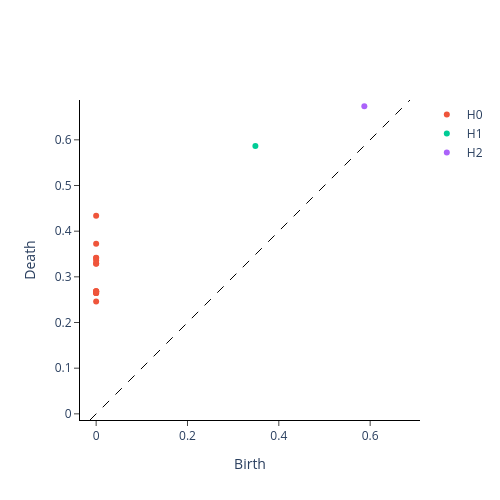

The notebook cell this image was saved under:
### Code cell
# Circle
plot_diagram(diagrams_basic_lig[0])

### Figure 1 — Plotly figure (JSON) as saved in the notebook; plotly's stock layout.template omitted (floating-point values rounded to 4 significant figures)
{"data": [{"hoverinfo": "none", "line": {"color": "black", "dash": "dash", "width": 1}, "mode": "lines", "showlegend": false, "type": "scatter", "x": [-0.01348, 0.6872], "y": [-0.01348, 0.6872]}, {"hoverinfo": "text", "hovertext": ["(0.0, 0.24611040949821472)", "(0.0, 0.26464924216270447)", "(0.0, 0.2646554708480835)", "(0.0, 0.2646607756614685)", "(0.0, 0.2685486972332001)", "(0.0, 0.2685551345348358)", "(0.0, 0.26856639981269836)", "(0.0, 0.32841557264328003)", "(0.0, 0.3294193744659424)", "(0.0, 0.3356030583381653)", "(0.0, 0.34150171279907227)", "(0.0, 0.341736763715744)", "(0.0, 0.3722646236419678)", "(0.0, 0.43359246850013733)"], "mode": "markers", "name": "H0", "type": "scatter", "x": [0.0, 0.0, 0.0, 0.0, 0.0, 0.0, 0.0, 0.0, 0.0, 0.0, 0.0, 0.0, 0.0, 0.0], "y": [0.2461, 0.2646, 0.2647, 0.2647, 0.2685, 0.2686, 0.2686, 0.3284, 0.3294, 0.3356, 0.3415, 0.3417, 0.3723, 0.4336]}, {"hoverinfo": "text", "hovertext": ["(0.34869569540023804, 0.5866402387619019)"], "mode": "markers", "name": "H1", "type": "scatter", "x": [0.3487], "y": [0.5866]}, {"hoverinfo": "text", "hovertext": ["(0.5872538089752197, 0.6737723350524902)"], "mode": "markers", "name": "H2", "type": "scatter", "x": [0.5873], "y": [0.6738]}], "layout": {"height": 500, "plot_bgcolor": "white", "width": 500, "xaxis": {"autorange": false, "exponentformat": "e", "linecolor": "black", "linewidth": 1, "mirror": false, "range": [-0.01348, 0.6872], "showexponent": "all", "showline": true, "side": "bottom", "ticks": "outside", "title": {"text": "Birth"}, "type": "linear", "zeroline": true}, "yaxis": {"autorange": false, "exponentformat": "e", "linecolor": "black", "linewidth": 1, "mirror": false, "range": [-0.01348, 0.6872], "scaleanchor": "x", "scaleratio": 1, "showexponent": "all", "showline": true, "side": "left", "ticks": "outside", "title": {"text": "Death"}, "type": "linear", "zeroline": true}}}
